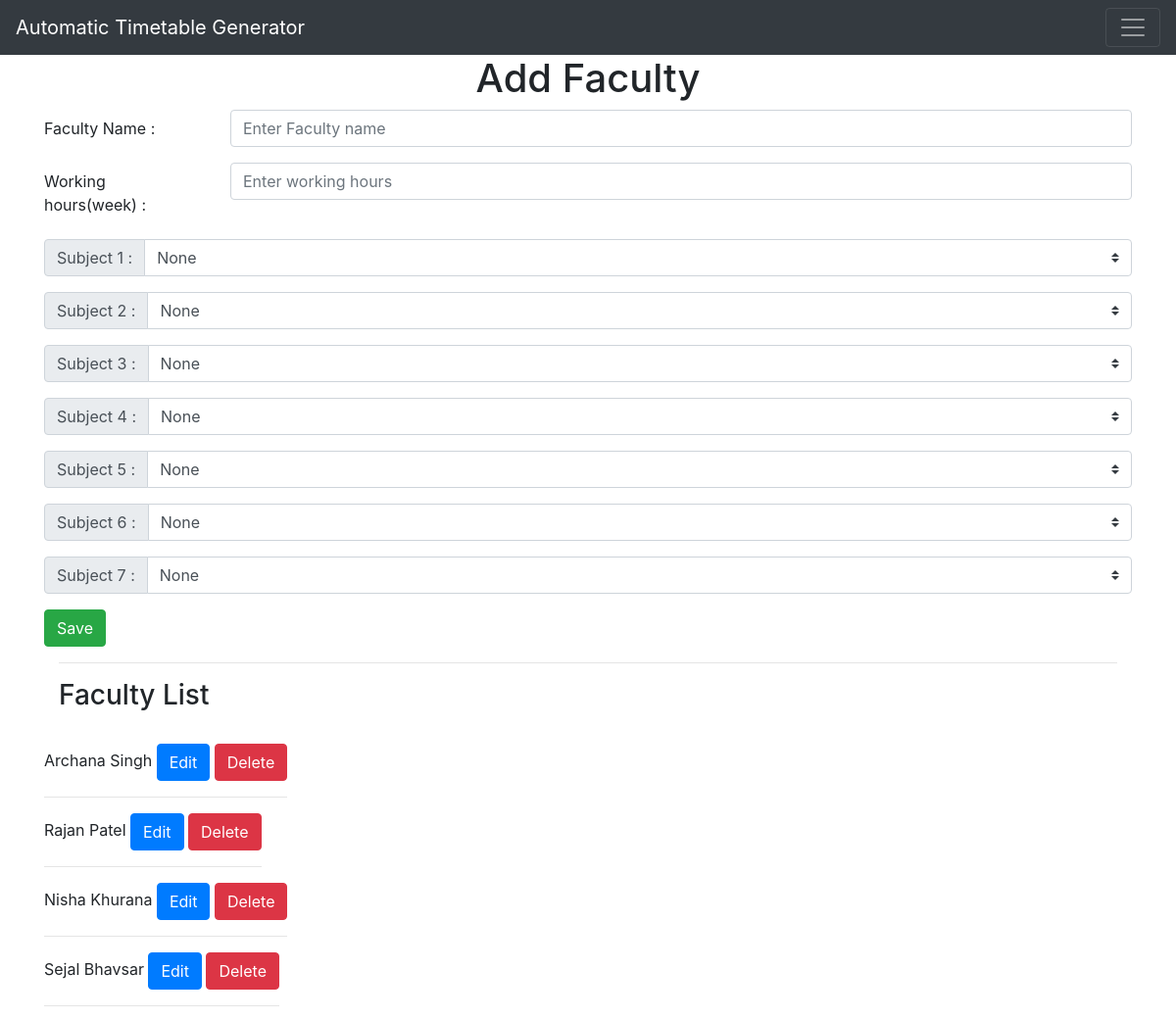
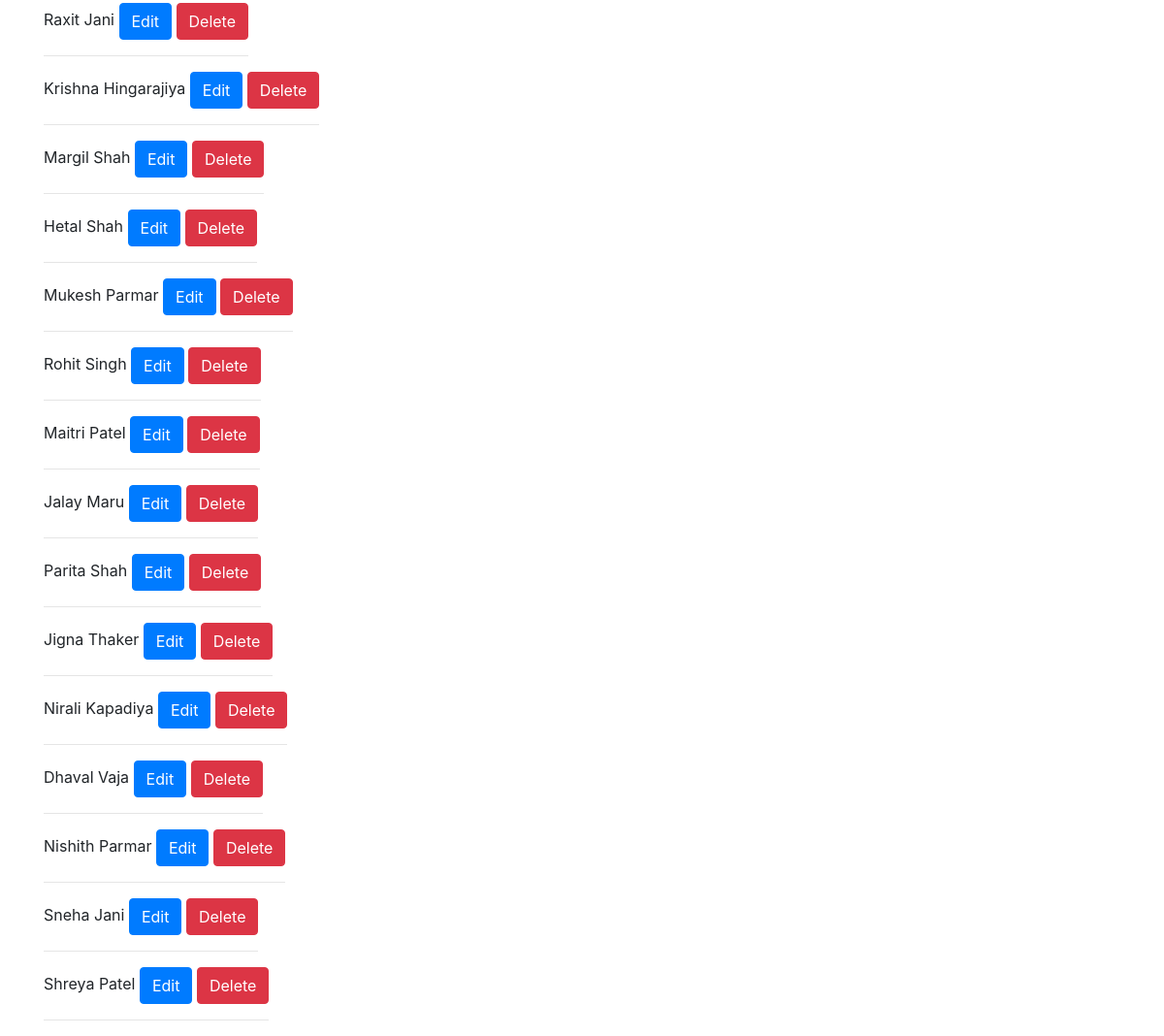
The page /add-faculty on the database its author committed (2 pictures, top to bottom).
### app.py (models this page shows, shortened)
class Faculty(db.Model):
    faculty_id = db.Column(db.Integer, primary_key=True)
    faculty_name = db.Column(db.String(40), nullable=False)
    faculty_hours = db.Column(db.Integer, nullable=False)
    faculty_subject1 = db.Column(db.String(40), default='none')
    faculty_subject2 = db.Column(db.String(40), default='none')
    faculty_subject3 = db.Column(db.String(40), default='none')
    faculty_subject4 = db.Column(db.String(40), default='none')
    faculty_subject5 = db.Column(db.String(40), default='none')
    faculty_subject6 = db.Column(db.String(40), default='none')
    faculty_subject7 = db.Column(db.String(40), default='none')

### app.py (the view)
@app.route('/add-faculty', methods=['GET','POST'])
def add_faculty():
    if request.method == "POST":
        faculty_name = request.form['faculty_name']
        faculty_hours = request.form['faculty_hours']
        faculty_subject1 = request.form.get('faculty_subject1')
        faculty_subject2 = request.form.get('faculty_subject2')
        faculty_subject3 = request.form.get('faculty_subject3')
        faculty_subject4 = request.form.get('faculty_subject4')
        faculty_subject5 = request.form.get('faculty_subject5')
        faculty_subject6 = request.form.get('faculty_subject6')
        faculty_subject7 = request.form.get('faculty_subject7')
        new_faculty = Faculty(faculty_name=faculty_name, faculty_hours=faculty_hours, faculty_subject1=faculty_subject1, faculty_subject2=faculty_subject2, faculty_subject3=faculty_subject3, faculty_subject4=faculty_subject4, faculty_subject5=faculty_subject5, faculty_subject6=faculty_subject6, faculty_subject7=faculty_subject7)
        db.session.add(new_faculty) # added for this session only
        db.session.commit() # added permanently
        return redirect('/add-faculty')
    else:
        all_faculties = Faculty.query.order_by(Faculty.faculty_id).all()
        all_subjects = Subject.query.order_by(Subject.id).all()
        return render_template('add-faculty.html', subjects = all_subjects, faculties = all_faculties) # to use in loops

### templates/add-faculty.html (shortened to what this page needs)
{% extends 'base.html' %}
{% block body %}
<div class="container">
    <h1 style="text-align:center" >Add Faculty</h1>
</div>
<form action="/add-faculty" method="post">
    <div class="form-group row">
    <label for="faculty_name" class="col-sm-2 col-form-label">Faculty Name :</label>
    <div class="col-sm-10">
      <input type="text" class="form-control" name="faculty_name" id="faculty_name" placeholder="Enter Faculty name" required>
    </div>
  </div>
    <div class="form-group row">
      <label for="faculty_hours" class="col-sm-2 col-form-label">Working hours(week) :</label>
      <div class="col-sm-10">
        <input type="number" class="form-control" name="faculty_hours" id="faculty_hours" placeholder="Enter working hours" required>
      </div>
    </div>
    <div class="input-group mb-3" id="add">
      <div class="input-group-prepend">
        <label class="input-group-text" for="faculty_subject1">Subject 1 :</label>
      </div>
      <select class="custom-select" name="faculty_subject1" id="faculty_subject1">
          <option default value="none">None</option>
      </select>
    </div>
    <div class="input-group mb-3" id="add">
      <div class="input-group-prepend">
        <label class="input-group-text" for="faculty_subject2">Subject 2 :</label>
      </div>
      <select class="custom-select" name="faculty_subject2" id="faculty_subject2">
          <option default value="none">None</option>
      </select>
    </div>
    <div class="input-group mb-3" id="add">
      <div class="input-group-prepend">
        <label class="input-group-text" for="faculty_subject3">Subject 3 :</label>
      </div>
      <select class="custom-select" name="faculty_subject3" id="faculty_subject3">
          <option default value="none">None</option>
      </select>
    </div>
    <div class="input-group mb-3" id="add">
      <div class="input-group-prepend">
        <label class="input-group-text" for="faculty_subject4">Subject 4 :</label>
      </div>
      <select class="custom-select" name="faculty_subject4" id="faculty_subject4">
          <option default value="none">None</option>
      </select>
    </div>
    <div class="input-group mb-3" id="add">
      <div class="input-group-prepend">
        <label class="input-group-text" for="faculty_subject5">Subject 5 :</label>
      </div>
      <select class="custom-select" name="faculty_subject5" id="faculty_subject5">
          <option default value="none">None</option>
      </select>
    </div>
    <div class="input-group mb-3" id="add">
      <div class="input-group-prepend">
        <label class="input-group-text" for="faculty_subject6">Subject 6 :</label>
      </div>
      <select class="custom-select" name="faculty_subject6" id="faculty_subject6">
          <option default value="none">None</option>
      </select>
    </div>
    <div class="input-group mb-3" id="add">
      <div class="input-group-prepend">
        <label class="input-group-text" for="faculty_subject7">Subject 7 :</label>
      </div>
      <select class="custom-select" name="faculty_subject7" id="faculty_subject7">
          <option default value="none">None</option>
      </select>
    </div>
  <div>
      <button class="btn btn-success" type="submit">Save</button>
  </div>
</form>
<div class="container">
    <hr>
    <h3>Faculty List</h3>
    <br>
    {% for faculty in faculties %}
        <div class="row">
            <div class="column">
                {{faculty.faculty_name}}
                <a class="btn btn-primary" href="/edit/faculty/{{faculty.faculty_id}}" >Edit</a>
                <a class="btn btn-danger" href="/delete/faculty/{{faculty.faculty_id}}" >Delete</a>
                <hr>
            </div>
        </div>
    {% endfor %}
</div>
{% endblock %}

### static/css/main.css (style rules this page uses)
body { font-family: Helvetica; }

### rows shown on the page
Faculty: faculty_name "Archana Singh"
Faculty: faculty_name "Rajan Patel"
Faculty: faculty_name "Nisha Khurana"
Faculty: faculty_name "Sejal Bhavsar"
Faculty: faculty_name "Raxit Jani"
Faculty: faculty_name "Krishna Hingarajiya"
Faculty: faculty_name "Margil Shah"
Faculty: faculty_name "Hetal Shah"
Faculty: faculty_name "Mukesh Parmar"
Faculty: faculty_name "Rohit Singh"
Faculty: faculty_name "Maitri Patel"
Faculty: faculty_name "Jalay Maru"
Faculty: faculty_name "Parita Shah"
Faculty: faculty_name "Jigna Thaker"
Faculty: faculty_name "Nirali Kapadiya"
Faculty: faculty_name "Dhaval Vaja"
Faculty: faculty_name "Nishith Parmar"
Faculty: faculty_name "Sneha Jani"
Faculty: faculty_name "Shreya Patel"
